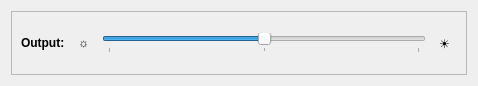
<?xml version="1.0" encoding="UTF-8"?>
<ui version="4.0">
 <class>OutputWidget</class>
 <widget class="QWidget" name="OutputWidget">
  <property name="geometry">
   <rect>
    <x>0</x>
    <y>0</y>
    <width>478</width>
    <height>86</height>
   </rect>
  </property>
  <property name="sizePolicy">
   <sizepolicy hsizetype="Preferred" vsizetype="Minimum">
    <horstretch>0</horstretch>
    <verstretch>0</verstretch>
   </sizepolicy>
  </property>
  <property name="windowTitle">
   <string notr="true">Form</string>
  </property>
  <layout class="QVBoxLayout" name="verticalLayout">
   <item>
    <widget class="QFrame" name="frame">
     <property name="frameShape">
      <enum>QFrame::StyledPanel</enum>
     </property>
     <property name="frameShadow">
      <enum>QFrame::Raised</enum>
     </property>
     <property name="lineWidth">
      <number>5</number>
     </property>
     <layout class="QHBoxLayout" name="horizontalLayout">
      <item>
       <widget class="QLabel" name="label">
        <property name="text">
         <string>&lt;b&gt;Output:&lt;/b&gt;</string>
        </property>
        <property name="textFormat">
         <enum>Qt::RichText</enum>
        </property>
       </widget>
      </item>
      <item>
       <widget class="QToolButton" name="brightnessDownButton">
        <property name="text">
         <string>☼</string>
        </property>
        <property name="autoRaise">
         <bool>true</bool>
        </property>
       </widget>
      </item>
      <item>
       <widget class="QSlider" name="brightnessSlider">
        <property name="maximum">
         <number>200</number>
        </property>
        <property name="singleStep">
         <number>5</number>
        </property>
        <property name="value">
         <number>100</number>
        </property>
        <property name="orientation">
         <enum>Qt::Horizontal</enum>
        </property>
        <property name="tickPosition">
         <enum>QSlider::TicksBelow</enum>
        </property>
        <property name="tickInterval">
         <number>100</number>
        </property>
       </widget>
      </item>
      <item>
       <widget class="QToolButton" name="brightnessUpButton">
        <property name="text">
         <string>☀</string>
        </property>
        <property name="autoRaise">
         <bool>true</bool>
        </property>
       </widget>
      </item>
     </layout>
    </widget>
   </item>
  </layout>
 </widget>
 <resources/>
 <connections/>
</ui>
